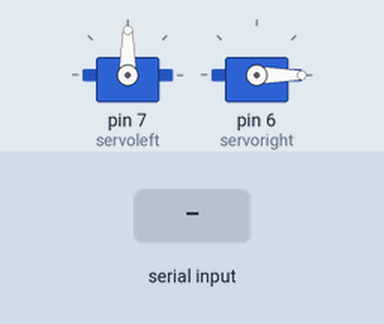
This sketch was run on a simulated Arduino Uno, built with avr-gcc and run on an emulated ATmega328P. Shown: 2 × servo. Inputs (shaded band) come from the test bench.

Above: at 1.2 s.
1.3 s: "s" received over Serial
At 2.1 s:
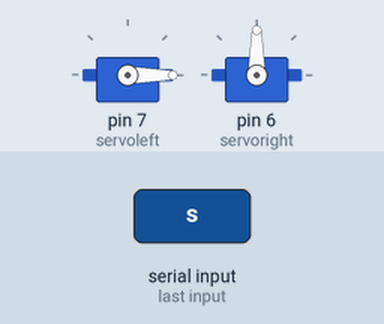
Timing chart, 0 to 4.3 s (numbered marks = the images above; inputs shaded):
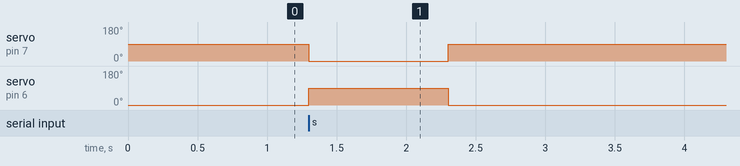

Measured:
- after the input at 1.3 s, servo on pin 7 (servoleft): 90° → 0° at once, → 90° 1.0 s later; servo on pin 6 (servoright): 0° → 90° at once, → 0° 1.0 s later

The sketch:

SpraySystem.ino
```cpp
#include <Servo.h>


Servo servoleft;  // create servo object to control a servo
Servo servoright;

int posLeft = 0;    // variable to store the servo position
int posRight = 0;
bool reset = false;
char userInput;

void setup() {
  Serial.begin(9600);
  servoleft.attach(7);  // attaches the servo on pin 9 to the servo object
  servoright.attach(6);
}

void loop() {
  if (!reset){
    servoleft.write(90);
    servoright.write(0);
    reset = true;
  }
  if (Serial.available()>0){
    userInput = Serial.read();
    if (userInput == 's'){
      servoleft.write(0);
      servoright.write(90);
      delay(1000);
      reset = false;
    }
  }
}
```
